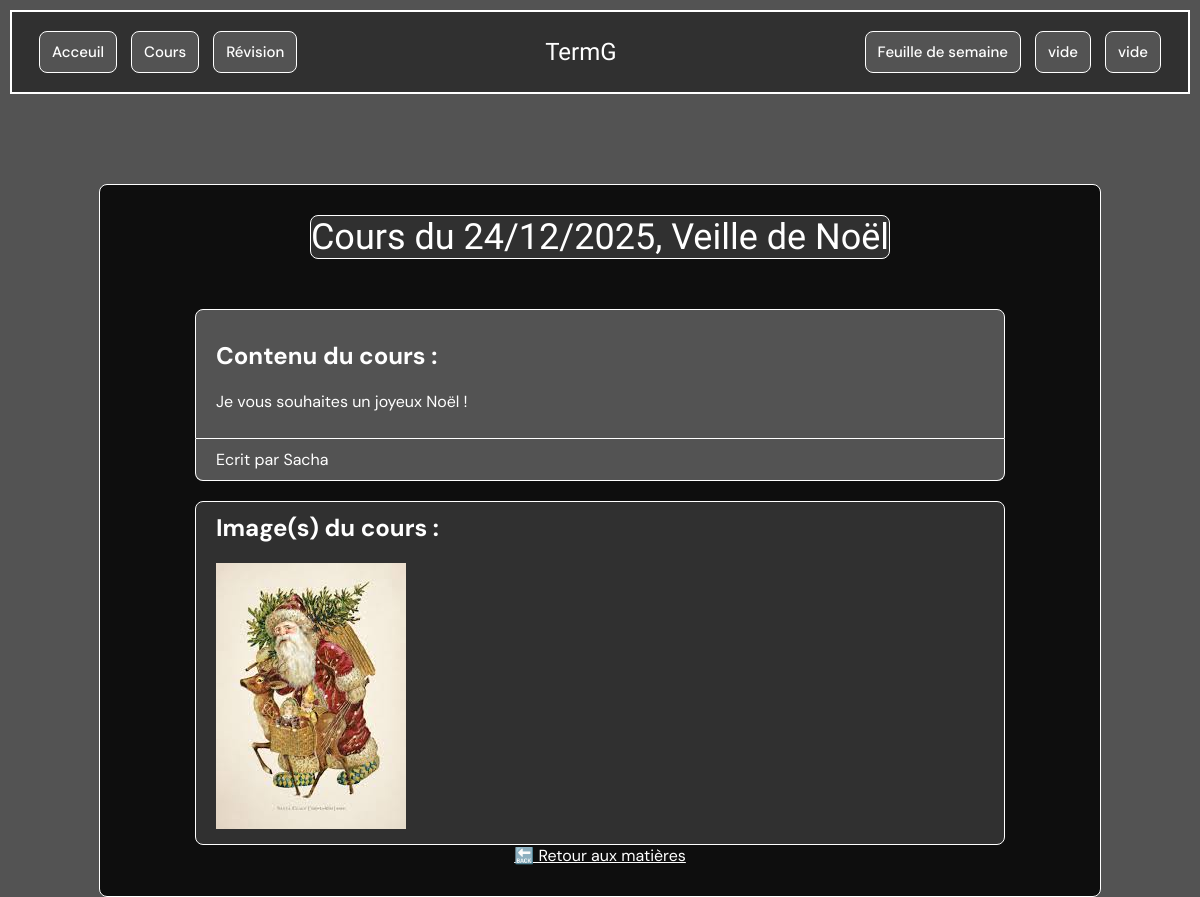
/cours/cour/7, run on the app's committed database.
### tables this page shows
CREATE TABLE cours (
    id_cours INTEGER PRIMARY KEY AUTOINCREMENT,
    title TEXT NOT NULL,
    date TEXT NOT NULL,
    contenu TEXT NOT NULL,
    auteur TEXT NOT NULL,
    id_matiere INTEGER NOT NULL,
    FOREIGN KEY (id_matiere) REFERENCES matiere(id_matiere)
        ON DELETE CASCADE
);

CREATE TABLE images (
    id_image INTEGER PRIMARY KEY AUTOINCREMENT,
    filename TEXT NOT NULL,
    id_cours INTEGER NOT NULL,
    FOREIGN KEY (id_cours) REFERENCES cours(id_cours)
        ON DELETE CASCADE
);

### server.py (the view)
@app.route("/cours/cour/<int:id_cours>", methods=["GET"])
def cour(id_cours):
    cours = get_cours_by_id(id_cours)
    images = get_images_by_cours(id_cours)
    return render_template("cours/cour.html", cours=cours, images=images)

### db/cours_service.py (called while the page is built)
def get_cours_by_id(id_cours):
    db = get_db()
    cours = db.execute(
        "SELECT * FROM cours WHERE id_cours = ?",
        (id_cours,)
    ).fetchone()
    db.close()
    if cours is None:
        return []
    return cours

### db/db.py (called while the page is built)
def get_db() -> sqlite3.Connection:
    conn = sqlite3.connect(DB_PATH)
    conn.row_factory = sqlite3.Row
    return conn

### db/images_service.py (called while the page is built)
def get_images_by_cours(id_cours):
    db = get_db()
    images = db.execute(
        "SELECT * FROM images WHERE id_cours = ?",
        (id_cours,)
    ).fetchall()
    db.close()
    if images is None:
        return []
    return images

### server.py (called while the page is built)
@app.template_filter('format_date')
def format_date(value, format="%d/%m/%Y"):
    from datetime import datetime
    return datetime.strptime(value, "%Y-%m-%d").strftime(format)

### templates/cours/cour.html (shortened to what this page needs)
<!DOCTYPE html>
<html lang="fr">
<head>
    <link rel="stylesheet" href="/static/style.css">
</head>
<body>
    <header class="header">
        <nav class="header_links">
            <a href="/" class="header__link">Acceuil</a>
            <a href="/cours/" class="header__link">Cours</a>
            <a href="/revision/" class="header__link">Révision</a>
        </nav>
        <h1 class="header_title">TermG</h1>
        <nav class="header_links">
            <a href="" class="header__link">Feuille de semaine</a>
            <a href="" class="header__link">vide</a>
            <a href="" class="header__link">vide</a>
        </nav>
    </header>
    <main>
        <section class="matiere-section">
            <h1 class="cours-title">Cours du {{ cours['date']  | format_date}}, {{cours["title"]}}</h1>
            <div class="cours-contenu">
                <h2 class="contenu-title">Contenu du cours :</h2>
                <p class="contenu-description">{{ cours['contenu'] }}</p>
            </div>
            <p class="cours-auteur">Ecrit par {{ cours['auteur'] }}</p>
            <div class="cours-imgs">
                <h2 class="imgs-title">Image(s) du cours :</h2>
                <div class="list-imgs">
                    {% for image in images %}
                        <buttton class="button-img">
                            <img src="{{ url_for('static', filename='uploads/' ~ image['filename']) }}" alt="Image associée au cours" style="max-width: 300px;">
                    {% endfor %}
                </div>
            </div>
            <a href="{{ url_for('cours') }}">🔙 Retour aux matières</a>
        </section>
    </main>
</body>
</html>

### static/style.css (style rules this page uses)
:root { --bg-color: #535353; --second-color : #0e0e0e; --inverse-color: #bebebe; --color : #303030; --color-black: #ffffff; --hover-diff: 2px; --basic-shadow : 0 2px 8px hsl(from var(--inverse-color) h s l / 0.5); --inverse-shadow : 0 calc(2px + var(--hover-diff)) 8px hsl(from var(--inverse-color) h s l / 0.5); --br-normal: 8px; --br-large: 20px; }
* { color: var(--color-black); }
body { margin: 0; font-family: 'DM Sans', sans-serif; background-color: var(--bg-color); display: flex; flex-direction: column; min-height: 100vh; }
main { display: flex; flex-direction: column; align-items: center; color: var(--inverse-color); text-align: center; }
.header_title { font-family: 'Limelight', cursive; color: var(--color-black); font-weight: 200; margin: 0; transition: font-size 0.3s ease 0.2s; }
.header_links { display: flex; }
main { transition: opacity 0.3s ease; }
h1 { font-size: 36px; font-family: "Limelight", cursive; font-weight: 100; }
.matiere-section { margin-top: 100px; width: 80%; background-color: var(--second-color); border-radius: var(--br-normal); border: solid 1px var(--color-black); padding: 30px 20px; display: flex; align-items: center; flex-direction: column; }
.matiere-title, .cours-title { background-color: var(--color); border-radius: var(--br-normal); border: solid 1px var(--color-black); margin: 0; width: 60%; min-width: fit-content; margin-bottom: 50px; }
.cours-contenu { width: 80%; text-align: left; padding: 10px 20px; background-color: var(--bg-color); border-radius: var(--br-normal) var(--br-normal) 0 0; border: solid 1px var(--color-black); margin: 0; }
.cours-auteur { width: 80%; text-align: left; padding: 10px 20px; background-color: var(--bg-color); border-radius: 0 0 var(--br-normal) var(--br-normal); border: solid 1px var(--color-black); border-top: none; margin: 0; }
.cours-imgs { width: 80%; margin-top: 20px; padding: 10px 20px; background-color: var(--color); border-radius: var(--br-normal); border: solid 1px var(--color-black); }
.imgs-title { width: 100%; text-align: left; margin: 0; }
.list-imgs { width: 100%; display: flex; margin-top: 20px; }

### data on the page
cours: date "24/12/2025", title "Veille de Noël", contenu "Je vous souhaites un joyeux Noël !", auteur "Sacha"
images: filename (picture)
